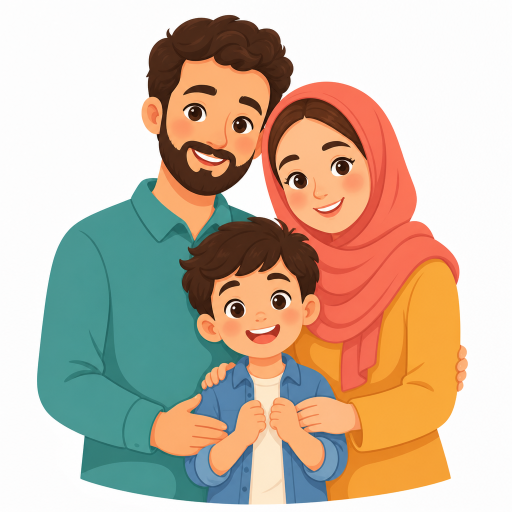
#> input picture marketing/posters/cozger-family-illustration.png, 1024 x 1024 px, found by its file name (shown at 1/2 size)
$ python build_cozger_infographic.py
#> lines starting #> are read from the running program, lines starting #| are printed output that depends on the picture
#!/usr/bin/env python3
"""Engelsiz Club — ChatGPT tarzı renkli ÇÖZGER infografik afiş."""

from __future__ import annotations

from pathlib import Path

from PIL import Image, ImageDraw, ImageFont, ImageFilter, ImageOps

ROOT = Path(__file__).resolve().parents[2]
OUT = Path(__file__).resolve().parent
ICON = ROOT / "assets" / "icon" / "app_icon_clean.png"
FAMILY = Path("/opt/cursor/artifacts/assets/cozger-family-illustration.png")

# Tall colorful infographic (share + print friendly)
W, H = 1400, 4200

# Palette inspired by the reference poster
WHITE = (255, 255, 255)
INK = (35, 40, 55)
MUTED = (70, 78, 95)
HEADER_BG = (232, 245, 255)
BLUE = (66, 133, 244)
BLUE_SOFT = (210, 230, 255)
GREEN = (46, 160, 110)
GREEN_SOFT = (210, 242, 225)
PINK = (232, 96, 140)
PINK_SOFT = (255, 220, 232)
PURPLE = (126, 98, 214)
PURPLE_SOFT = (232, 224, 255)
ORANGE = (245, 150, 55)
ORANGE_SOFT = (255, 232, 205)
TEAL = (40, 170, 175)
TEAL_SOFT = (210, 242, 244)
YELLOW = (250, 200, 60)
YELLOW_SOFT = (255, 244, 200)
BRAND = (26, 107, 74)
GOLD = (244, 168, 50)

FONT_REG = "/usr/share/fonts/truetype/noto/NotoSans-Regular.ttf"
FONT_BOLD = "/usr/share/fonts/truetype/noto/NotoSans-Bold.ttf"


def font(size: int, bold: bool = False) -> ImageFont.FreeTypeFont:
    return ImageFont.truetype(FONT_BOLD if bold else FONT_REG, size)


def wrap(draw: ImageDraw.ImageDraw, text: str, fnt: ImageFont.FreeTypeFont, max_w: int) -> list[str]:
    words = text.split()
    lines, cur = [], ""
    for w in words:
        trial = f"{cur} {w}".strip()
        if draw.textlength(trial, font=fnt) <= max_w:
            cur = trial
        else:
            if cur:
                lines.append(cur)
            cur = w
    if cur:
        lines.append(cur)
    return lines


def draw_text(draw, text, x, y, fnt, fill, max_w, gap=1.28) -> int:
    lines = wrap(draw, text, fnt, max_w)
    lh = int(fnt.size * gap)
    for i, line in enumerate(lines):
        draw.text((x, y + i * lh), line, font=fnt, fill=fill)
    return y + max(1, len(lines)) * lh


def round_rect(base: Image.Image, box, radius, fill, shadow=True):
    x0, y0, x1, y1 = [int(v) for v in box]
    layer = Image.new("RGBA", base.size, (0, 0, 0, 0))
    d = ImageDraw.Draw(layer)
    if shadow:
        d.rounded_rectangle([x0 + 3, y0 + 6, x1 + 3, y1 + 8], radius=radius, fill=(20, 25, 40, 35))
        layer = layer.filter(ImageFilter.GaussianBlur(8))
        base.alpha_composite(layer)
        layer = Image.new("RGBA", base.size, (0, 0, 0, 0))
        d = ImageDraw.Draw(layer)
    d.rounded_rectangle([x0, y0, x1, y1], radius=radius, fill=fill)
    base.alpha_composite(layer)


# [7 lines left out: function header_badge, not called in this run]


def section_box(base, y, height, title, color, soft, content_fn) -> int:
    margin = 48
    round_rect(base, [margin, y, W - margin, y + height], 28, soft, shadow=True)
    # left accent bar
    d = ImageDraw.Draw(base)
    d.rounded_rectangle([margin, y, margin + 18, y + height], radius=10, fill=color)
    # title chip
    title_y = y + 22
    fnt = font(28, True)
    tw = d.textlength(title, font=fnt)
    d.rounded_rectangle([margin + 40, title_y, margin + 60 + tw, title_y + 48], radius=16, fill=color)
    d.text((margin + 50, title_y + 8), title, font=fnt, fill=WHITE)
    content_fn(d, margin + 40, title_y + 70)
    return y + height + 28


def paste_logo(base, size=78, xy=(52, 42)):
    if not ICON.exists():
        return
    logo = Image.open(ICON).convert("RGBA").resize((size, size), Image.Resampling.LANCZOS)
    cleaned = []
    for r, g, b, a in logo.getdata():
        cleaned.append((r, g, b, 0) if r > 245 and g > 245 and b > 245 else (r, g, b, a))
    logo.putdata(cleaned)
    # white circle behind
    circ = Image.new("RGBA", (size + 16, size + 16), (0, 0, 0, 0))
    ImageDraw.Draw(circ).ellipse([0, 0, size + 15, size + 15], fill=WHITE)
    base.paste(circ, (xy[0] - 8, xy[1] - 8), circ)
    base.paste(logo, xy, logo)


def paste_family(base, box):
    x0, y0, x1, y1 = box
    bw, bh = x1 - x0, y1 - y0
    if FAMILY.exists():
        fam = Image.open(FAMILY).convert("RGBA")
        # remove near-white bg lightly
        fam = ImageOps.contain(fam, (bw, bh), Image.Resampling.LANCZOS)
        px = x0 + (bw - fam.width) // 2
        py = y0 + (bh - fam.height) // 2
        base.paste(fam, (px, py), fam)
    else:
        d = ImageDraw.Draw(base)
        d.ellipse([x0 + 40, y0 + 40, x1 - 40, y1 - 40], fill=(255, 220, 200))


def build() -> Image.Image:
    # soft paper background with dots
    img = Image.new("RGB", (W, H), (248, 250, 252))
    px = img.load()
    for y in range(H):
        for x in range(0, W, 28):
            if (x // 28 + y // 28) % 2 == 0 and y % 28 < 2:
                if x < W and y < H:
                    px[x, y] = (235, 240, 246)
    base = img.convert("RGBA")
    d = ImageDraw.Draw(base)

    # ===== HEADER =====
    round_rect(base, [0, 0, W, 520], 0, HEADER_BG, shadow=False)
    # decorative blobs
    d = ImageDraw.Draw(base)
    d.ellipse([-80, -60, 220, 180], fill=(190, 220, 255, 120))
    d.ellipse([1100, 40, 1500, 360], fill=(255, 210, 230, 100))
    d.ellipse([500, 380, 760, 560], fill=(210, 245, 220, 90))

    paste_logo(base, 72, (56, 36))
    d.text((150, 48), "Engelsiz Club", font=font(34, True), fill=BRAND)
    d.text((150, 92), "Aile bilgilendirme afişi", font=font(20), fill=MUTED)

    # speech bubble
    bubble = [56, 150, 620, 230]
    round_rect(base, bubble, 22, WHITE, shadow=True)
    d = ImageDraw.Draw(base)
    d.polygon([(120, 230), (150, 230), (135, 255)], fill=WHITE)
    d.text((78, 170), "Doğru bilgi · sağlıklı adım · mutlu gelecek!", font=font(22, True), fill=PINK)

    d.text((56, 280), "ÇOCUKLAR İÇİN ÖZEL", font=font(42, True), fill=INK)
    d.text((56, 335), "GEREKSİNİM RAPORU", font=font(42, True), fill=BLUE)
    d.text((56, 395), "(ÇÖZGER)", font=font(36, True), fill=GREEN)
    draw_text(
        d,
        "Çocuklarımızın daha iyi bir gelecek için haklarını öğrenelim!",
        56,
        450,
        font(24, True),
        MUTED,
        700,
    )

    paste_family(base, [780, 120, 1340, 500])

    y = 560

    # ===== NEDİR =====
    def nedir(dd, x, yy):
        draw_text(
            dd,
            "ÇÖZGER; 18 yaşından küçük çocukların özel gereksinim durumunu belirlemek ve sosyal / ekonomik haklardan yararlanmasını sağlamak için düzenlenen resmi belgedir. Eski “Sağlık Kurulu Raporu”nun 18 yaş altı çocuklar için yerine geçen sistemidir (20 Şubat 2019 yönetmeliği).",
            x,
            yy,
            font(23),
            INK,
            W - 160,
            1.35,
        )

    y = section_box(base, y, 230, "ÇÖZGER NEDİR?", BLUE, BLUE_SOFT, nedir)

    # ===== NASIL BAŞVURULUR =====
    def basvuru(dd, x, yy):
        draw_text(dd, "Randevuyu şu kanallardan alabilirsiniz:", x, yy, font(23, True), INK, W - 160)
        yy += 42
        for label, detail in [
            ("ALO 182", "Telefonla “18 yaş altı sağlık kurulu / ÇÖZGER polikliniği” randevusu isteyin."),
            ("MHRS", "mhrs.gov.tr veya MHRS uygulamasından aynı birime randevu oluşturun."),
        ]:
            dd.rounded_rectangle([x, yy, x + 130, yy + 40], radius=14, fill=GREEN)
            dd.text((x + 18, yy + 8), label, font=font(20, True), fill=WHITE)
            draw_text(dd, detail, x + 148, yy + 6, font(21), INK, W - 280)
            yy += 56
        draw_text(
            dd,
            "Not: Bazı hastanelerde takip eden hekimin yönlendirmesi süreci hızlandırabilir.",
            x,
            yy,
            font(20),
            MUTED,
            W - 160,
        )

    y = section_box(base, y, 280, "NASIL BAŞVURULUR?", GREEN, GREEN_SOFT, basvuru)

    # ===== ÖNEMLİ =====
    def onemli(dd, x, yy):
        items = [
            "Randevusuz işlem yapılmaz; mutlaka randevu alın.",
            "Başvuruyu ebeveyn, vasi veya koruma altındaysa yetkili kamu görevlisi yapar.",
            "Hasta (15+) ve refakatçi için fotoğraflı kimlik belgesi gerekir.",
            "Daha önce konmuş tanılar için tıbbi evrak / e-Nabız çıktılarını götürün.",
        ]
        for i, t in enumerate(items, 1):
            dd.ellipse([x, yy + 2, x + 34, yy + 36], fill=PINK)
            tw = dd.textlength(str(i), font=font(18, True))
            dd.text((x + (34 - tw) / 2, yy + 6), str(i), font=font(18, True), fill=WHITE)
            yy = draw_text(dd, t, x + 48, yy + 4, font(22), INK, W - 210) + 14

    y = section_box(base, y, 290, "ÖNEMLİ!", PINK, PINK_SOFT, onemli)

    # ===== DEĞERLENDİRME =====
    def degerlendirme(dd, x, yy):
        draw_text(
            dd,
            "Değerlendirme; işlevsellik, engellilik ve sağlığın uluslararası sınıflandırması (ICF) yaklaşımına dayanır. En az 4 branş hekiminin katılımı esastır.",
            x,
            yy,
            font(22),
            INK,
            W - 160,
            1.35,
        )
        yy += 100
        branches = [
            "Çocuk Sağlığı",
            "Çocuk Psikiyatrisi",
            "Nöroloji",
            "Göz",
            "KBB",
            "Çocuk Cerrahisi",
            "FTR",
            "Ortopedi",
        ]
        cx, cy = x, yy
        for b in branches:
            fnt = font(18, True)
            tw = dd.textlength(b, font=fnt)
            bw = tw + 28
            if cx + bw > W - 80:
                cx = x
                cy += 48
            dd.rounded_rectangle([cx, cy, cx + bw, cy + 38], radius=14, fill=PURPLE)
            dd.text((cx + 14, cy + 8), b, font=fnt, fill=WHITE)
            cx += bw + 12

    y = section_box(base, y, 320, "DEĞERLENDİRME NASIL YAPILIR?", PURPLE, PURPLE_SOFT, degerlendirme)

    # ===== DÜZEYLER =====
    def duzeyler(dd, x, yy):
        draw_text(
            dd,
            "Raporda klasik “engel oranı” yerine özel gereksinim düzeyi esas alınır. Aşağıdaki aralıklar haklar için pratik eşleştirmede sık kullanılır:",
            x,
            yy,
            font(21),
            INK,
            W - 160,
            1.32,
        )
        yy += 95
        levels = [
            ("1", "Özel gereksinim var", "≈ %20–39"),
            ("2", "Hafif düzeyde ÖG", "≈ %40–49"),
            ("3", "Orta düzeyde ÖG", "≈ %50–59"),
            ("4", "İleri düzeyde ÖG", "≈ %60–69"),
            ("5", "Çok ileri düzeyde ÖG", "≈ %70–79"),
            ("6", "Belirgin ÖG", "≈ %80–89"),
            ("7", "Özel koşul gereksinimi", "≈ %90–99"),
        ]
        for num, name, rate in levels:
            dd.rounded_rectangle([x, yy, W - 80, yy + 48], radius=14, fill=WHITE)
            dd.ellipse([x + 10, yy + 8, x + 44, yy + 42], fill=ORANGE)
            tw = dd.textlength(num, font=font(18, True))
            dd.text((x + 10 + (34 - tw) / 2, yy + 12), num, font=font(18, True), fill=WHITE)
            dd.text((x + 58, yy + 12), name, font=font(21, True), fill=INK)
            rw = dd.textlength(rate, font=font(20, True))
            dd.text((W - 90 - rw, yy + 12), rate, font=font(20, True), fill=ORANGE)
            yy += 56
        draw_text(
            dd,
            "Not: 5–6–7. düzeyler uygulamada sıklıkla “ağır engelli” kapsamında değerlendirilen durumlarla ilişkilendirilir; kurum uygulamaları değişebilir.",
            x,
            yy + 4,
            font(19),
            MUTED,
            W - 160,
            1.3,
        )

    y = section_box(base, y, 620, "GEREKSİNİM DÜZEYLERİ", ORANGE, ORANGE_SOFT, duzeyler)

    # ===== BELGELER =====
    def belgeler(dd, x, yy):
        docs = [
            "Hasta kimlik belgesi (15 yaş ve üzeri için fotoğraflı)",
            "Refakatçi / veli-vasi kimlik belgesi",
            "Varsa önceki raporlar, epikriz, tetkik ve e-Nabız çıktıları",
            "Başvuru dilekçesi / hastanenin verdiği ÇÖZGER başvuru formu",
        ]
        for t in docs:
            dd.rounded_rectangle([x, yy, x + 34, yy + 34], radius=10, fill=TEAL)
            dd.text((x + 8, yy + 4), "✓", font=font(20, True), fill=WHITE)
            yy = draw_text(dd, t, x + 48, yy + 4, font(22), INK, W - 210) + 16

    y = section_box(base, y, 280, "RAPOR İÇİN GEREKLİ BELGELER", TEAL, TEAL_SOFT, belgeler)

    # ===== İŞLEM AKIŞI =====
    flow_h = 340
    round_rect(base, [48, y, W - 48, y + flow_h], 28, WHITE, shadow=True)
    d = ImageDraw.Draw(base)
    d.rounded_rectangle([48, y, 66, y + flow_h], radius=10, fill=BRAND)
    d.rounded_rectangle([88, y + 22, 520, y + 70], radius=16, fill=BRAND)
    d.text((104, y + 32), "RAPOR NASIL ALINIR? (İŞLEMLER)", font=font(26, True), fill=WHITE)

    steps = [
        ("1", "Randevu\n182 / MHRS"),
        ("2", "Kurula git\nform doldur"),
        ("3", "Uzman\nmuayeneleri"),
        ("4", "Evrak teslim\ntarih al"),
        ("5", "Raporu\nteslim al"),
    ]
    box_w = 210
    gap = 18
    start_x = 88
    sy = y + 110
    for i, (num, label) in enumerate(steps):
        sx = start_x + i * (box_w + gap)
        d.rounded_rectangle([sx, sy, sx + box_w, sy + 170], radius=20, fill=HEADER_BG)
        d.ellipse([sx + 78, sy + 16, sx + 130, sy + 68], fill=GOLD)
        tw = d.textlength(num, font=font(24, True))
        d.text((sx + 78 + (52 - tw) / 2, sy + 26), num, font=font(24, True), fill=INK)
        # multiline label
        for li, line in enumerate(label.split("\n")):
            lw = d.textlength(line, font=font(20, True))
            d.text((sx + (box_w - lw) / 2, sy + 90 + li * 28), line, font=font(20, True), fill=INK)
        if i < len(steps) - 1:
            ax = sx + box_w + 2
            d.polygon([(ax, sy + 80), (ax + 14, sy + 90), (ax, sy + 100)], fill=GOLD)
    y += flow_h + 28

    # ===== SÜRE =====
    def sure(dd, x, yy):
        bullets = [
            "Rapor süresi; rapordaki “sürekli / süreli” durumuna göre değişir.",
            "Teslim: başvurudan itibaren en geç 30 gün içinde tamamlanır.",
            "18 yaşını doldurunca ÇÖZGER geçersiz olur; erişkin engelli sağlık kurulu sürecine geçilir.",
            "Sonuca itiraz: tebliğden itibaren 30 gün içinde İl Sağlık Müdürlüğü’ne yapılabilir.",
            "e-Devlet üzerinden rapor görüntülenebilir.",
        ]
        for t in bullets:
            dd.ellipse([x + 4, yy + 10, x + 18, yy + 24], fill=YELLOW)
            yy = draw_text(dd, t, x + 30, yy, font(22), INK, W - 190) + 12

    y = section_box(base, y, 320, "RAPOR SÜRESİ VE TESLİM", YELLOW, YELLOW_SOFT, sure)

    # ===== HAKLAR =====
    def haklar(dd, x, yy):
        rights = [
            "Evde bakım aylığı başvurusu",
            "ÖTV muafiyetli araç (şartlara bağlı)",
            "Eğitim hakkı / RAM ve özel eğitim",
            "Devlet destekli özel eğitim ücreti",
            "Şehir içi ulaşım indirimi / ücretsiz",
            "Elektrik, su, doğalgaz indirimleri",
            "Telefon / internet indirimleri",
            "Vergi indirimi ve ilgili muafiyetler",
        ]
        col_w = (W - 160) // 2
        for i, r in enumerate(rights):
            cx = x + (i % 2) * col_w
            cy = yy + (i // 2) * 52
            dd.rounded_rectangle([cx, cy, cx + col_w - 16, cy + 44], radius=14, fill=WHITE)
            dd.text((cx + 14, cy + 10), "★  " + r, font=font(19, True), fill=PINK)

    y = section_box(base, y, 320, "BU RAPORLA HANGİ HAKLARDAN YARARLANILIR?", PINK, PINK_SOFT, haklar)

    # ===== KAPANIŞ =====
    round_rect(base, [48, y, W - 48, y + 180], 28, BLUE_SOFT, shadow=True)
    d = ImageDraw.Draw(base)
    d.rounded_rectangle([48, y, 66, y + 180], radius=10, fill=BLUE)
    d.text((88, y + 28), "DAHA İYİ BİR GELECEK İÇİN", font=font(28, True), fill=BLUE)
    draw_text(
        d,
        "ÇÖZGER; çocuğunuzun haklarını güvence altına almanın ve fırsat eşitliğini güçlendirmenin önemli bir adımıdır. Bilgiyle güçlenin, çocuğunuzun yanında olun.",
        88,
        y + 78,
        font(22),
        INK,
        W - 180,
        1.35,
    )
    y += 210

    # Footer
    d.rounded_rectangle([0, H - 140, W, H], fill=BRAND)
    paste_logo(base, 64, (56, H - 112))
    d = ImageDraw.Draw(base)
    d.text((140, H - 110), "Engelsiz Club", font=font(30, True), fill=WHITE)
    d.text((140, H - 72), "Bilgiyle güçlenin, çocuğunuzun yanında olun!", font=font(22), fill=(220, 238, 228))
    d.text((140, H - 42), "engelsizclub.com  ·  Bilgilendirme amaçlıdır; güncel işlem için yetkili kurum esas alınır.", font=font(16), fill=(190, 220, 205))

    return base.convert("RGB")


def main():
    OUT.mkdir(parents=True, exist_ok=True)
    poster = build()
#> in paste_family, `fam = ImageOps.contain(fam, (bw, bh), Image.Resampling.LANCZOS)`:
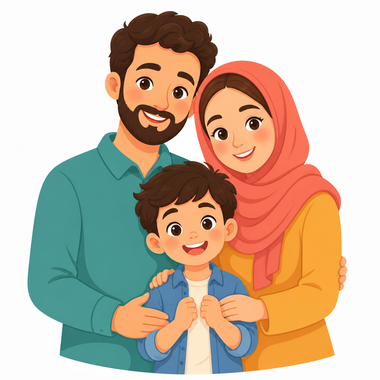
#> fam: PIL image 380x380 RGBA; mean R, G, B, A 201.8, 183.8, 164.8, 255
#> in section_box, `tw = d.textlength(title, font=fnt)`: tw = 218.8
#> in build, `y = section_box(base, y, 230, "ÇÖZGER NEDİR?", BLUE, BLUE_SOFT, nedir)`: y = 818
#> in build, `y = section_box(base, y, 280, "NASIL BAŞVURULUR?", GREEN, GREEN_SOFT, ..`: y = 1126
#> in build, `y = section_box(base, y, 290, "ÖNEMLİ!", PINK, PINK_SOFT, onemli)`: y = 1444
#> in round_rect (call 6), `base.alpha_composite(layer)`:
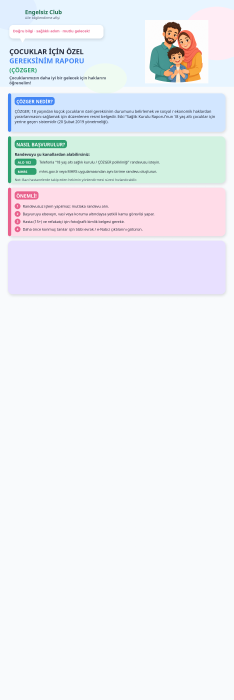
#> base: PIL image 1400x4200 RGBA (shown at 1/6 size); mean R, G, B, A 236.9, 239.1, 244.3, 251.9; transparent parts drawn white
#> in build, `y = section_box(base, y, 320, "DEĞERLENDİRME NASIL YAPILIR?", PURPLE, ..`: y = 1792
#> in round_rect (call 7), `base.alpha_composite(layer)`:
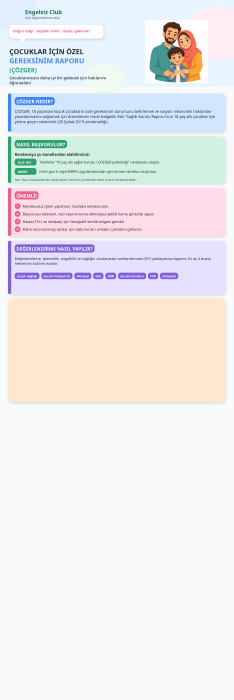
#> base: PIL image 1400x4200 RGBA (shown at 1/6 size); mean R, G, B, A 236.6, 235.2, 237.2, 251.9; transparent parts drawn white
#> in build, `y = section_box(base, y, 620, "GEREKSİNİM DÜZEYLERİ", ORANGE, ORANGE_S..`: y = 2440
#> in round_rect (call 8), `layer = layer.filter(ImageFilter.GaussianBlur(8))`:
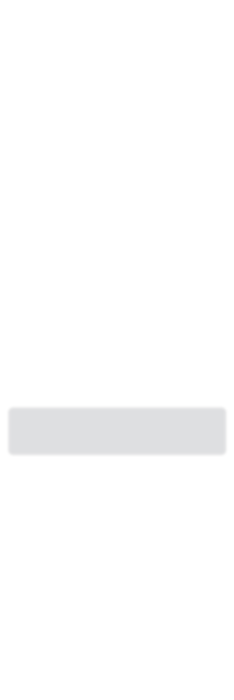
#> layer: PIL image 1400x4200 RGBA (shown at 1/6 size); mean R, G, B, A 1.3, 1.6, 2.5, 2.2; transparent parts drawn white
#> in round_rect (call 8), `base.alpha_composite(layer)`:
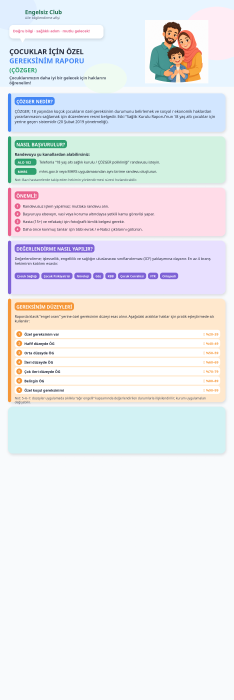
#> base: PIL image 1400x4200 RGBA (shown at 1/6 size); mean R, G, B, A 233.5, 235.1, 238.7, 251.9; transparent parts drawn white
#> in build, `y = section_box(base, y, 280, "RAPOR İÇİN GEREKLİ BELGELER", TEAL, TEA..`: y = 2748
#> in round_rect (call 9), `layer = layer.filter(ImageFilter.GaussianBlur(8))`:
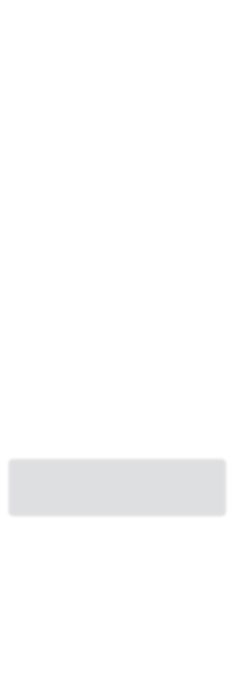
#> layer: PIL image 1400x4200 RGBA (shown at 1/6 size); mean R, G, B, A 1.5, 1.9, 3, 2.7; transparent parts drawn white
#> in round_rect (call 9), `base.alpha_composite(layer)`:
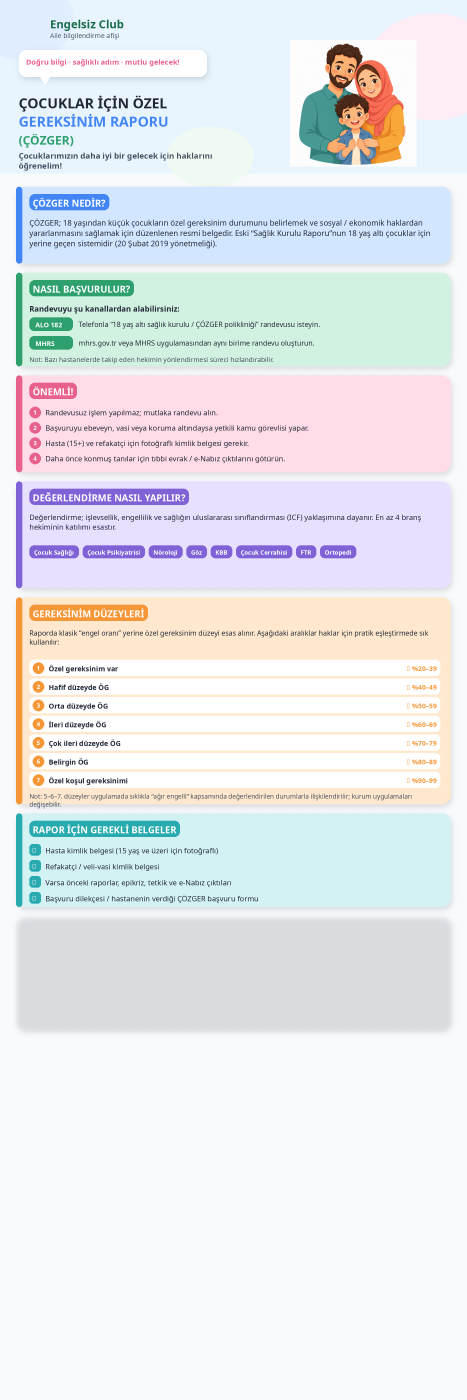
#> base: PIL image 1400x4200 RGBA (shown at 1/3 size); mean R, G, B, A 230.1, 232.1, 235.9, 251.9; transparent parts drawn white
#> in build, `sy = y + 110`: sy = 2858
#> in build, `y += flow_h + 28`: y = 3116
#> in build, `y = section_box(base, y, 320, "RAPOR SÜRESİ VE TESLİM", YELLOW, YELLOW..`: y = 3464
#> in build, `y = section_box(base, y, 320, "BU RAPORLA HANGİ HAKLARDAN YARARLANILIR..`: y = 3812
#> in build, `y += 210`: y = 4022
    path = OUT / "cozger-infografik-renkli.png"
    poster.save(path, "PNG", optimize=True)
    print("wrote", path, poster.size)
#| wrote marketing/posters/cozger-infografik-renkli.png (1400, 4200)

    # Also make a slightly compressed social share copy
    art = Path("/opt/cursor/artifacts/assets")
    art.mkdir(parents=True, exist_ok=True)
    poster.save(art / "cozger-infografik-renkli.png", "PNG")
    # mid preview for QA
#> (the run stopped early here; a loop or call above may not have finished)
